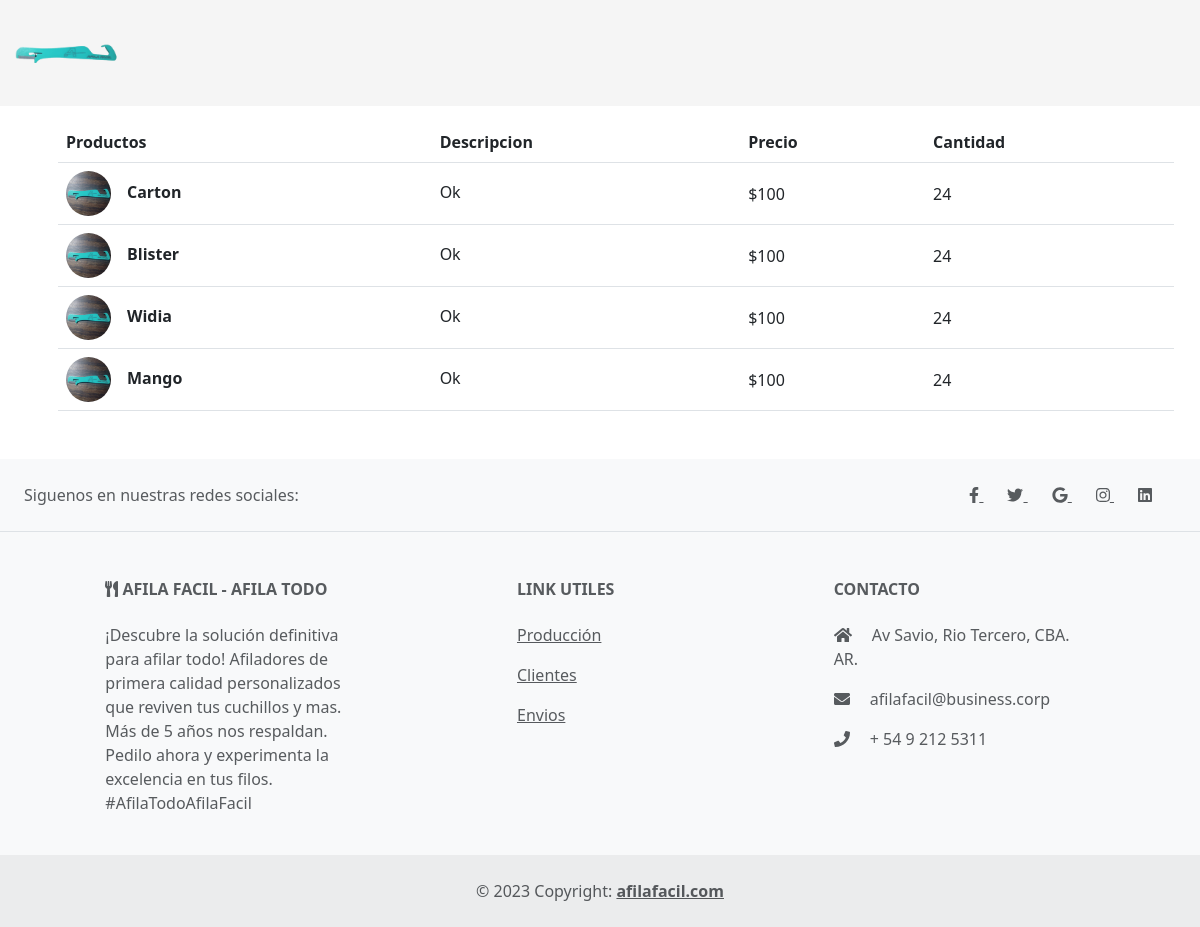
/, run on an earlier commit of the app's database.
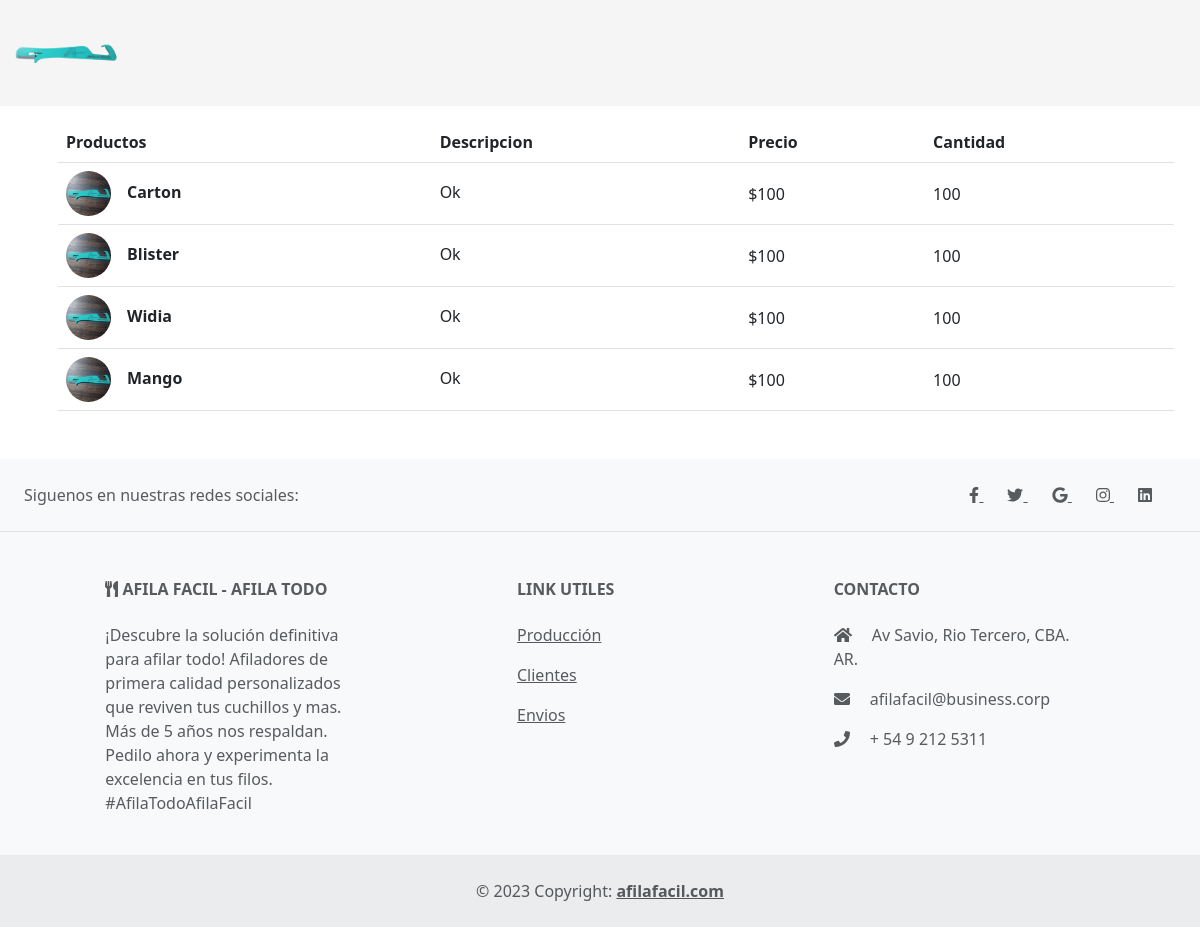
And on a later commit of the database.
### materias_primas/models.py (models this page shows, shortened)
class Productos(models.Model):
    nombre = models.CharField(max_length=45)
    descripcion = models.CharField(max_length=200)
    precio = models.IntegerField()
    cantidad = models.IntegerField()
    imagen = models.CharField(max_length=100)
    def get_imagen_url(self):
        if self.imagen:
            return f"/static/img/{self.imagen}"
        else:
            return "/static/img/afilador.jpeg"
    class Meta:
        db_table = 'productos'
        verbose_name = "Producto"

### materias_primas/views.py (the view)
# urls.py: path('', views.mostrar_producto, name='productos'),
def mostrar_producto(request):
    productos = Productos.objects.all()
    return render(request, 'productos.html', {'productos': productos, 'mensaje': "No hay Productos"})

### materias_primas/templates/productos.html (shortened to what this page needs)
{% extends "materias_primas/layout.html" %}
{% load static %}
{% block content %}
{% if productos%}
<div class="container">
    <table class="table align-middle mb-0 bg-white m-3 mb-5">
        <thead class="bg-light">
        <tr>
            <th>Productos</th>
            <th>Descripcion</th>
            <th>Precio</th>
            <th>Cantidad</th>
        </tr>
        </thead>
        <tbody>
        {% for producto in productos %}
            <tr>
                <td>
                <div class="d-flex align-items-center">
                    <img
                        src="{{ producto.get_imagen_url }}"
                        alt="NO-IMG"
                        style="width: 45px; height: 45px"
                        class="rounded-circle"
                        />
                    <div class="ms-3">
                    <p class="fw-bold mb-1 ml-2">{{producto.nombre}}</p>
                    </div>
                </div>
                </td>
                <td>
                <p class="fw-normal mb-1">{{ producto.descripcion }}</p>
                </td>
                <td>${{ producto.precio }}</td>
                <td>{{ producto.cantidad }}</td>
            </tr>
        {%endfor%}
        </tbody>
    </table>
{%else%}
    {{ mensaje }}
{%endif%}
</div>
{% endblock %}

What changed in the data, as far as the page shows it:
changed Productos "Carton": cantidad "24" → "100"
changed Productos "Blister": cantidad "24" → "100"
changed Productos "Widia": cantidad "24" → "100"
changed Productos "Mango": cantidad "24" → "100"
